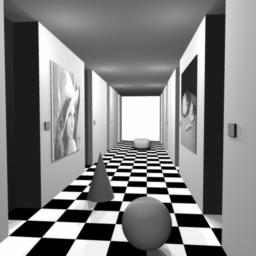
%> input picture Laboratory/Lab 8/stereo_pairs/corridor_l_original.jpg, 256 x 256 px
$ octave script_disparity.m   (GNU Octave 9; MATLAB toolbox functions it lacks are replaced by stand-ins)
%> lines starting %> are read from the running program, lines starting %| are printed output that depends on the picture
% [11 lines of commented-out code are left out]

I1=imread('../stereo_pairs/corridor_l_original.jpg');
%> I1 is the input picture: size 256x256 uint8; min 0, max 255, mean 127.8
I2=imread('../stereo_pairs/corridor_r_original.jpg');
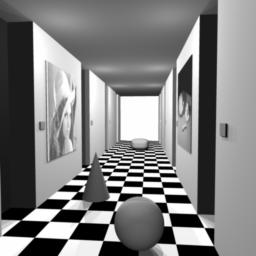
%> input picture Laboratory/Lab 8/stereo_pairs/corridor_r_original.jpg, 256 x 256 px
%> I2 is the input picture: size 256x256 uint8; min 0, max 255, mean 128
d=[-32 32];


if (size(I1,3)==3)
  I1=rgb2gray(I1);
  I2=rgb2gray(I2);
end

% Display the images after rectification.
figure(1); imshowpair(I1,I2,'ColorChannels','red-cyan');
%> after `imshowpair(I1,I2,'ColorChannels','red-cyan')`:
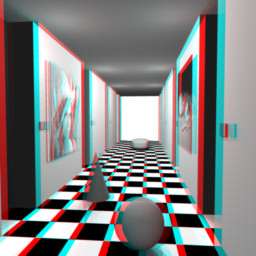
%> displayed picture: size 256x256x3, on the screen's scale of 0 to 255; mean R, G, B 127.8, 128, 128
title('Images');

%> (the run ends here)
